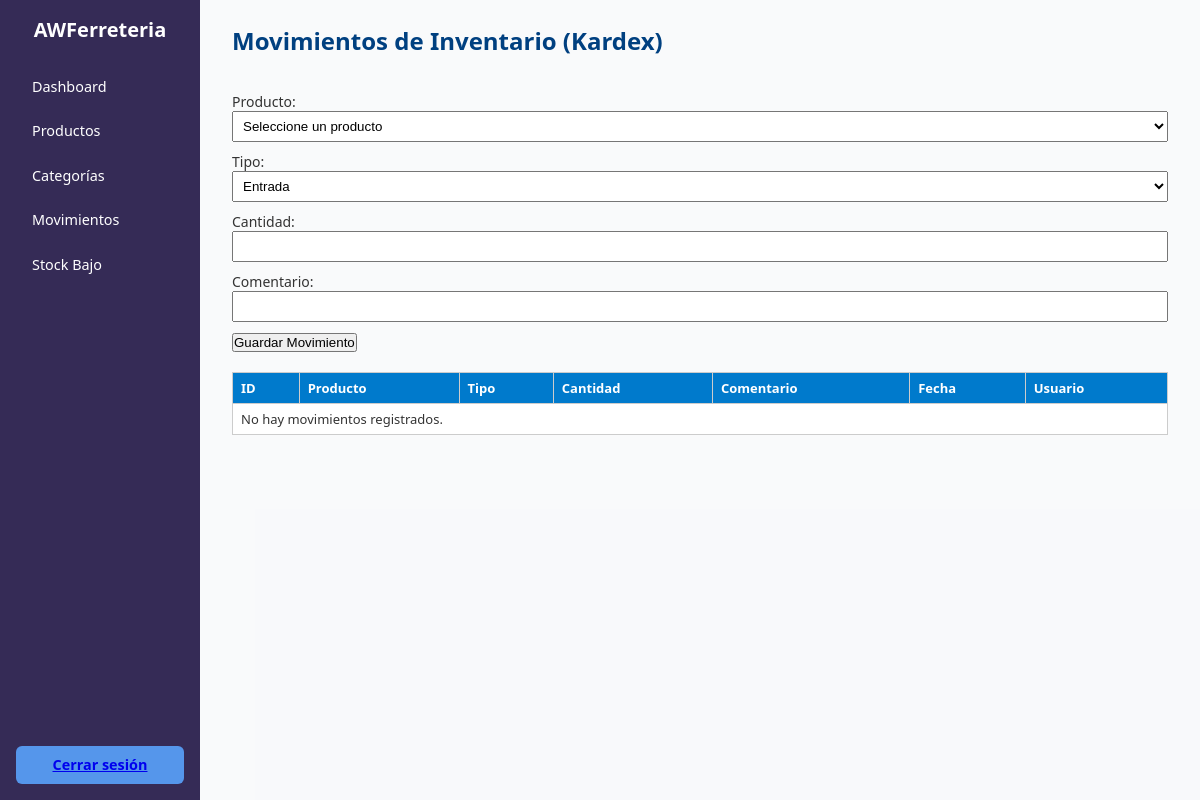
Page /inventario/movimientos.php (signed in) on the earlier database version.
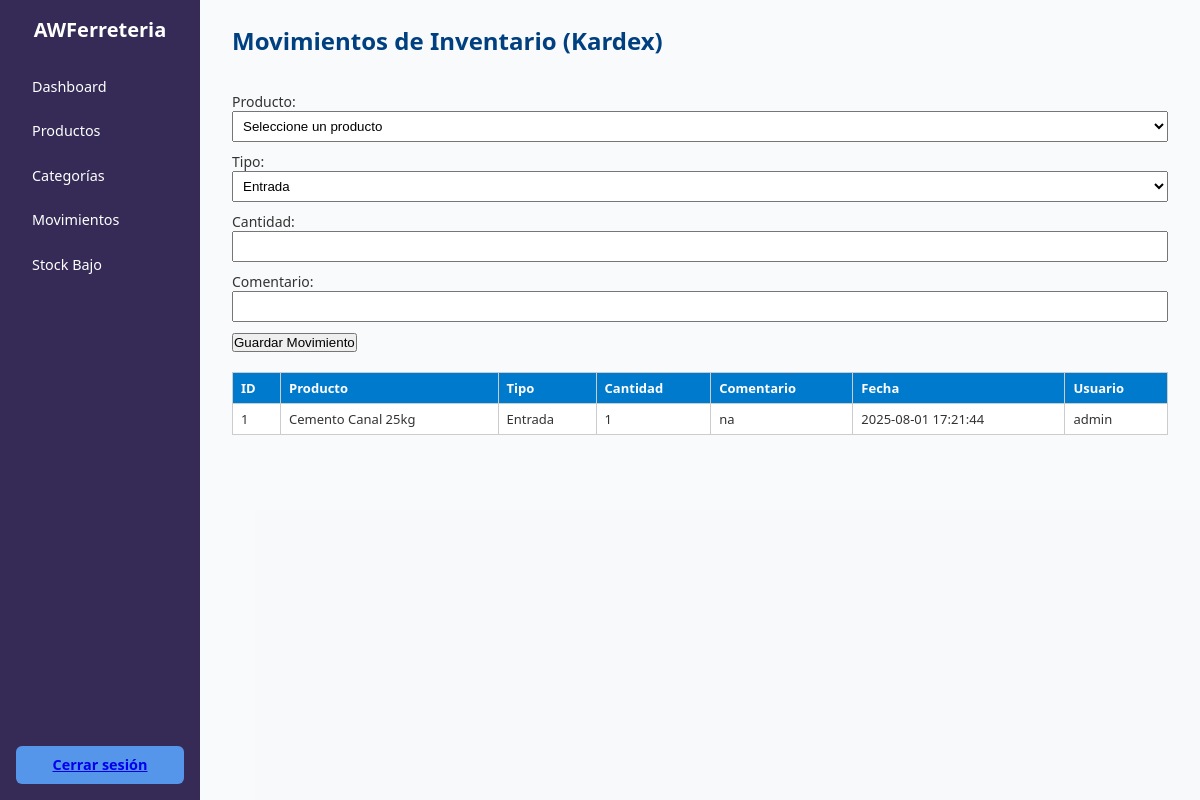
Same page on the later database version.
### tables this page shows
CREATE TABLE `movimientos` (
  `idmovimiento` int(11) NOT NULL,
  `idproducto` int(11) NOT NULL,
  `tipo` enum('entrada','salida') NOT NULL,
  `cantidad` int(11) NOT NULL,
  `comentario` varchar(255) DEFAULT NULL,
  `fecha` datetime DEFAULT current_timestamp(),
  `idusuario` int(11) DEFAULT NULL
);

CREATE TABLE `productos` (
  `idproducto` int(11) NOT NULL,
  `nombre` varchar(150) NOT NULL,
  `idcategoria` int(11) NOT NULL,
  `descripcion` text DEFAULT NULL,
  `stock` int(11) DEFAULT 0,
  `stock_minimo` int(11) DEFAULT 5,
  `precio` decimal(10,2) NOT NULL,
  `activo` bit(1) DEFAULT b'1',
  `usuarioregistra` int(11) DEFAULT NULL,
  `fecharegistro` datetime DEFAULT current_timestamp(),
  `usuarioactualiza` int(11) DEFAULT NULL,
  `fechaactualizacion` datetime DEFAULT NULL
);

CREATE TABLE `usuarios` (
  `idusuario` int(11) NOT NULL,
  `nombrecompleto` varchar(100) NOT NULL,
  `usuario` varchar(50) NOT NULL,
  `contrasena` varchar(255) NOT NULL,
  `correo` varchar(100) DEFAULT NULL,
  `telefono` varchar(20) DEFAULT NULL,
  `idrol` int(11) NOT NULL,
  `activo` bit(1) NOT NULL DEFAULT b'1',
  `usuarioregistra` int(11) NOT NULL,
  `fecharegistro` datetime NOT NULL DEFAULT current_timestamp(),
  `usuarioactualiza` int(11) DEFAULT NULL,
  `fechaactualizacion` datetime DEFAULT NULL ON UPDATE current_timestamp()
);

### inventario/movimientos.php (the view, shortened to what this page needs)
<?php
$conn = getConnection();
$movimientos = [];
try {
    $sql = "SELECT m.idmovimiento, p.nombre AS producto, m.tipo, m.cantidad, m.comentario, m.fecha, u.usuario
            FROM movimientos m
            INNER JOIN productos p ON m.idproducto = p.idproducto
            INNER JOIN usuarios u ON m.idusuario = u.idusuario
            ORDER BY m.fecha DESC";
    $stmt = $conn->query($sql);
    $movimientos = $stmt->fetch_all(MYSQLI_ASSOC);
} catch (Exception $e) {
    echo "Error al cargar movimientos: " . $e->getMessage();
}
?>
<!DOCTYPE html>
<html lang="es">
<head>
</head>
<body>
    <div class="container">
        <aside class="sidebar">
            <h2>AWFerreteria</h2>
            <nav>
                <a href="../admin/dashboard_admin.php">Dashboard</a>
                <a href="../inventario/productos.php">Productos</a>
                <a href="../inventario/categorias.php">Categorías</a>
                <a href="../inventario/movimientos.php">Movimientos</a>
                <a href="../inventario/stock_bajo.php">Stock Bajo</a>
            </nav>
            <a href="../auth/logout.php" class="logout-btn">Cerrar sesión</a>
        </aside>
        <main class="main-content">
            <h3>Movimientos de Inventario (Kardex)</h3> <br>
            <form method="POST" style="margin-bottom: 20px;">
                <label for="idproducto">Producto:</label><br>
                <select name="idproducto" id="idproducto" required style="width: 100%; padding: 6px; margin-bottom: 10px;">
                    <option value="">Seleccione un producto</option>
                </select>
                <label for="tipo">Tipo:</label><br>
                <select name="tipo" id="tipo" required style="width: 100%; padding: 6px; margin-bottom: 10px;">
                    <option value="entrada">Entrada</option>
                </select>
                <label for="cantidad">Cantidad:</label><br>
                <input type="number" name="cantidad" id="cantidad" min="1" required style="width: 100%; padding: 6px; margin-bottom: 10px;">
                <label for="comentario">Comentario:</label><br>
                <input type="text" name="comentario" required style="width: 100%; padding: 6px; margin-bottom: 10px;">
                <button type="submit" class="btn">Guardar Movimiento</button>
            </form>
            <table>
                <thead>
                    <tr>
                        <th>ID</th>
                        <th>Producto</th>
                        <th>Tipo</th>
                        <th>Cantidad</th>
                        <th>Comentario</th>
                        <th>Fecha</th>
                        <th>Usuario</th>
                    </tr>
                </thead>
                <tbody>
                <?php if (!empty($movimientos)) : ?>
                    <?php foreach ($movimientos as $mov) : ?>
                    <tr>
                        <td><?= $mov['idmovimiento'] ?></td>
                        <td><?= htmlspecialchars($mov['producto']) ?></td>
                        <td><?= ucfirst($mov['tipo']) ?></td>
                        <td><?= $mov['cantidad'] ?></td>
                        <td><?= htmlspecialchars($mov['comentario']) ?></td>
                        <td><?= $mov['fecha'] ?></td>
                        <td><?= $mov['usuario'] ?></td>
                    </tr>
                    <?php endforeach; ?>
                <?php else : ?>
                    <tr><td colspan="7">No hay movimientos registrados.</td></tr>
                <?php endif; ?>
                </tbody>
            </table>
        </main>
    </div>
</body>
</html>

### inventario/movimientos.php (style rules this page uses)
* { box-sizing: border-box; margin: 0; padding: 0; }
body, html { height: 100%; font-family: 'Segoe UI', Tahoma, Geneva, Verdana, sans-serif; background-color: #f4f6f85c; color: #333; }
.container { display: flex; height: 100vh; }
.sidebar { width: 200px; background-color: #352b56ff; color: white; display: flex; flex-direction: column; padding: 1rem 1rem; }
.sidebar h2 { font-size: 1.25rem; margin-bottom: 1.5rem; text-align: center; font-weight: bold; }
.sidebar nav a { color: white; text-decoration: none; padding: 0.6rem 1rem; border-radius: 6px; margin-bottom: 0.4rem; display: block; transition: background-color 0.3s ease; font-size: 0.9rem; }
.sidebar .logout-btn { margin-top: auto; background-color: #5596ebff; padding: 0.6rem 1rem; border-radius: 6px; text-align: center; font-weight: bold; cursor: pointer; transition: background-color 0.3s ease; font-size: 0.9rem; }
.main-content { flex: 1; padding: 1rem 1.5rem; margin: 0.5rem; overflow-y: auto; font-size: 14px; }
.main-content h3 { color: #004080; margin-bottom: 1rem; font-size: 1.5rem; }
table { width: 100%; border-collapse: collapse; background-color: #fff; font-size: 13px; }
th, td { padding: 6px 8px; border: 1px solid #ccc; text-align: left; }
th { background-color: #007acc; color: white; font-weight: 600; }

Differences in the rows shown:
added movimientos: idmovimiento "1", idproducto.nombre "Cemento Canal 25kg", tipo "Entrada", cantidad "1", comentario "na", fecha "2025-08-01 17:21:44", idusuario.usuario "admin"
Other differences:
text no longer shown: "No hay movimientos registrados."
